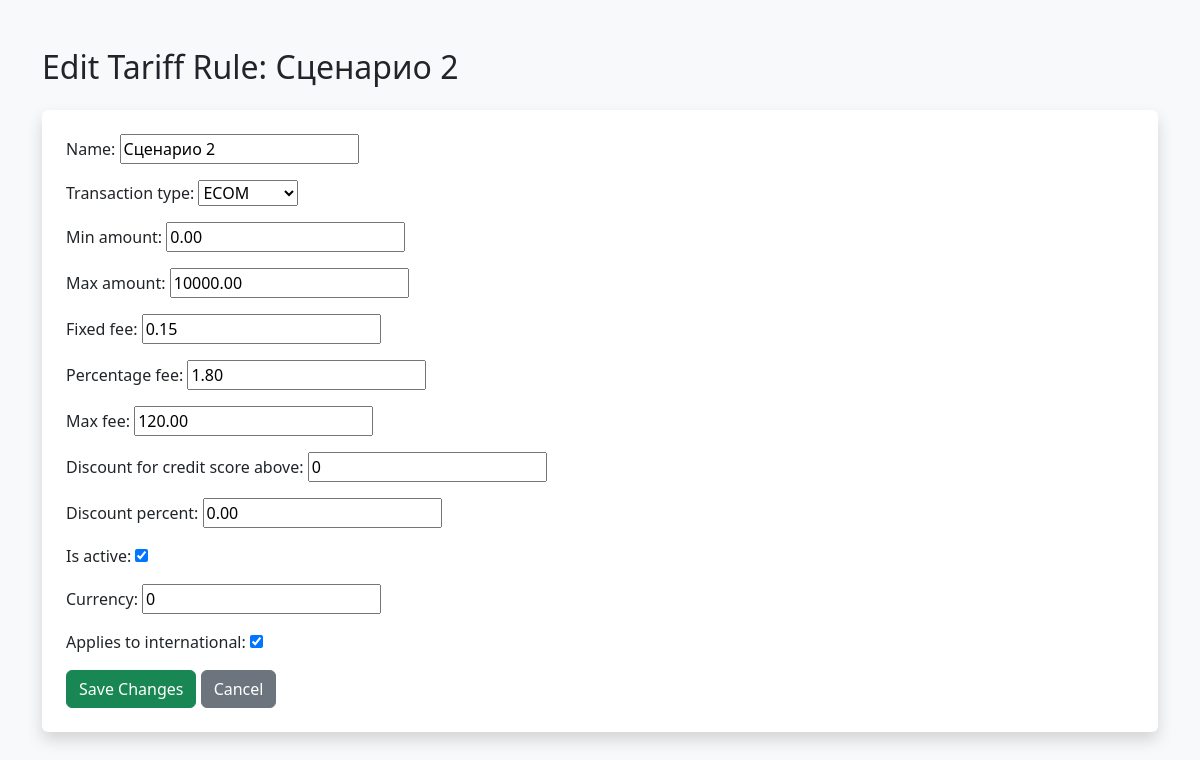
The page /edit/7/ on the database its author committed.
### transactions/models.py (models this page shows, shortened)
class TariffRule(models.Model):
    TRANSACTION_TYPES = [
        ('POS', 'POS'),
        ('ECOM', 'ECOM'),
        ('TRANSFER', 'TRANSFER'),
        ('CASHOUT', 'CASHOUT'),
        ('INTL', 'INTL'),
    ]
    name = models.CharField(max_length=100)
    transaction_type = models.CharField(max_length=20, choices=TRANSACTION_TYPES)
    min_amount = models.DecimalField(max_digits=12, decimal_places=2)
    max_amount = models.DecimalField(max_digits=12, decimal_places=2)
    fixed_fee = models.DecimalField(max_digits=10, decimal_places=2, default=0)
    percentage_fee = models.DecimalField(max_digits=5, decimal_places=2, default=0)
    max_fee = models.DecimalField(max_digits=10, decimal_places=2, null=True, blank=True)
    discount_for_credit_score_above = models.IntegerField(null=True, blank=True)
    discount_percent = models.DecimalField(max_digits=5, decimal_places=2, default=0)
    is_active = models.BooleanField(default=True)
    currency = models.CharField(max_length=5, null=True, blank=True,)
    applies_to_international = models.BooleanField(default=False,)

### transactions/views.py (the view)
# urls.py: path('edit/<int:id>/', edit_tariff_rule, name='edit_tariff_rule'),
def edit_tariff_rule(request, id):
    rule = get_object_or_404(TariffRule, id=id)
    if request.method == 'POST':
        form = TariffRuleForm(request.POST, instance=rule)
        if form.is_valid():
            form.save()
            return redirect('transaction_list')
    else:
        form = TariffRuleForm(instance=rule)
    return render(request, 'transactions/edit.html', {'form': form, 'rule': rule})

### transactions/forms.py
class TariffRuleForm(forms.ModelForm):
    class Meta:
        model = TariffRule
        fields = '__all__'

### transactions/templates/transactions/edit.html (shortened to what this page needs)
<!DOCTYPE html>
<html lang="en">
<head>
    <title>{% load static %}
<!DOCTYPE html>
<html lang="en">
<head>
    <meta charset="UTF-8">
    <title>Edit Tariff Rule</title>
    <link href="https://cdn.jsdelivr.net/npm/bootstrap@5.3.2/dist/css/bootstrap.min.css" rel="stylesheet">
</head>
<body class="bg-light">
    <div class="container mt-5">
        <h2 class="mb-4">Edit Tariff Rule: {{ rule.name }}</h2>
        <form method="post" class="shadow p-4 bg-white rounded">
            {{ form.as_p }}
            <button type="submit" class="btn btn-success">Save Changes</button>
            <a href="{% url 'transaction_list' %}" class="btn btn-secondary">Cancel</a>
        </form>
    </div>
</body>
</html>

### rows shown on the page
TariffRule: name "Сценарио 2", transaction_type "ECOM", min_amount "0.00", max_amount "10000.00", fixed_fee "0.15", percentage_fee "1.80", max_fee "120.00", discount_for_credit_score_above "0", discount_percent "0.00", is_active "☑", currency "0", applies_to_international "☑"
